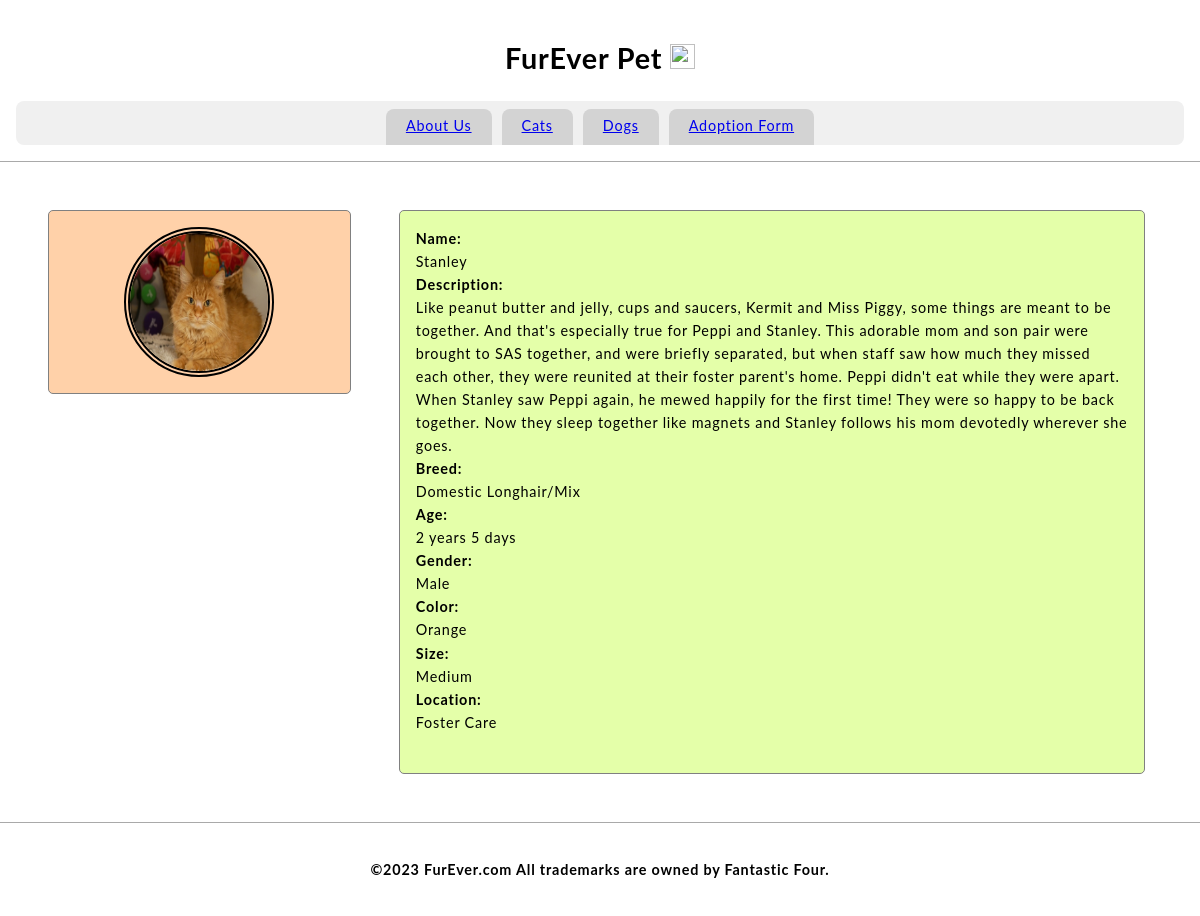
/cat_52072231, run on an earlier commit of the app's database.
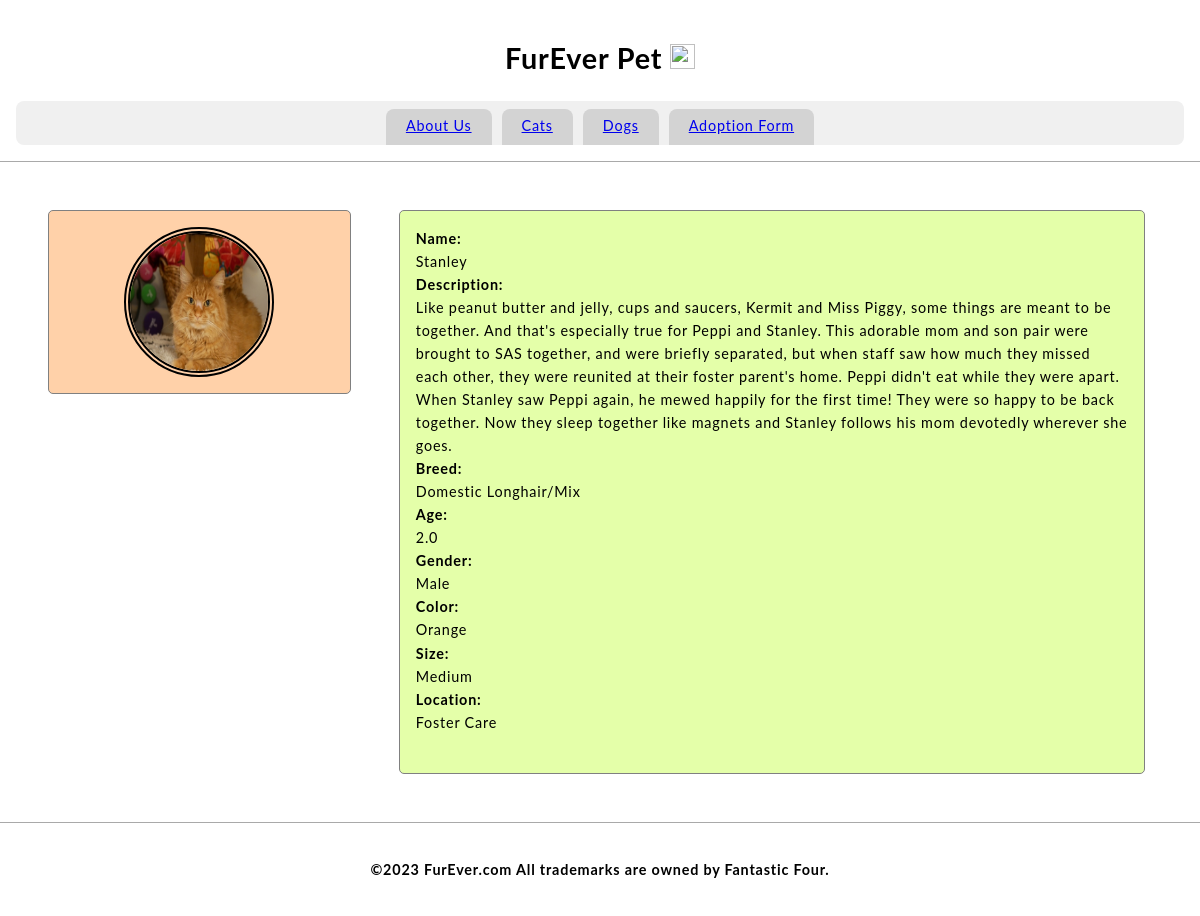
And on a later commit of the database.
### tables this page shows
CREATE TABLE Cat(id int, name varchar(45), description varchar(1000), breed varchar(20), age float, gender varchar(10),color varchar(10),size varchar(10), location varchar(10), primary key (id));

### Furever.py (the view)
@app.route('/cat_52072231')
def cat_5207():
    c.execute("SELECT name, description, breed, age, gender, color, size, location FROM Cat")
    myresult = c.fetchall()[2]
    name, description, breed, age, gender, color, size, location = myresult
    return render_template('cat_52072231.html',name=name, description=description, breed=breed, age=age, gender=gender, color=color,size=size, location=location)

### prefix.py (called while the page is built)
    def __call__(self, environ, start_response):
        return self.app(environ, start_response)

### templates/cat_52072231.html (shortened to what this page needs)
<!DOCTYPE>
<html>
    <head>
        <link href="static/style.css" type="text/css" rel="stylesheet"/>
    </head>
    <body>
        <header>
            <h1 class="title">FurEver Pet <img src="static/logo.png" width=25px height=25px/></h1>
            <nav>
                <a class="nav-anchor" href="aboutus">About Us</a>
                <a class="nav-anchor" href="cats">Cats</a>
                <a class="nav-anchor" href="dogs">Dogs</a>
                <a class="nav-anchor" href="adoptionform">Adoption Form</a>
            </nav>
        </header>
        <main>
            <aside>
                <div class="aside-div">
                    <img src="52072231.jpg"/ width= 150px height = 150px>
                </div>
            </aside>
            <section>
                <article class="article-div">
                    <b>Name:</b>
                    <br>
                    {{name}}
                    <br>
                    <b>Description:</b>
                    <br>
                    {{description}}
                    <br>
                    <b>Breed:</b>
                    <br>
                    {{breed}}
                    <br>
                    <b>Age:</b>
                    <br>
                    {{age}}
                    <br>
                    <b>Gender:</b>
                    <br>
                    {{gender}}
                    <br>
                    <b>Color:</b>
                    <br>
                    {{color}}
                    <br>
                    <b>Size:</b>
                    <br>
                    {{size}}
                    <br>
                    <b>Location:</b>
                    <br>
                    {{location}}
                    <br>
                    <br>
                </article>
            </section>
        </main>
        <footer>
            <h4 class="title">©2023 FurEver.com All trademarks are owned by Fantastic Four.</h4>
        </footer>
    </body>
</html>

What changed in the data, as far as the page shows it:
changed Cat "Stanley": age "2 years 5 days" → "2.0"
